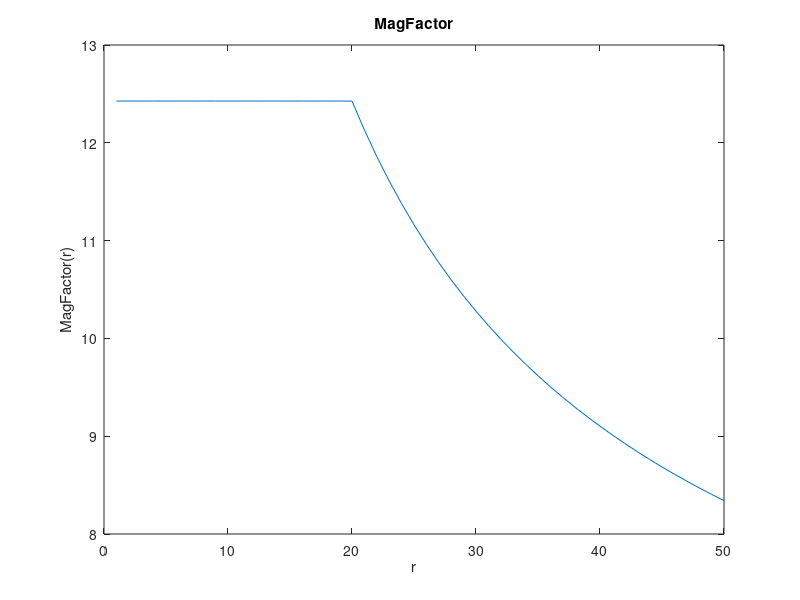

This chart was generated by the following MATLAB code: (Note: this script raises an error after producing the figure.)
% octave file to investigate the widening gaussian projective field
% This is then implemented in the model as the WideningGaussian
% python connection script.

% The neural field size - never changes in this model, so this is
% not a parameter.
W_nfs = 50;

%
% The following will be parameters to the WideningGaussian script
%
% The sigma multiplier from which sigma(r) is computed (as
% sigma_m/M_f +- offsets)
sigma_m = 40

% An offset applied to sigma(r). Needs to be a new parameter.
sigma_0 = 0.3

% E2 participates in the magnification factor. In practice this is
% not changed, but it's still included as a param.
E2 = 2.5

% A right-shift in the magnification factor. Do I want/need this? No.
%rshift = 0;

% A normalisation power
normpower = 0 %1.45

%r = [0+rshift:49+rshift];
r = [1:50]; % 1-50 range here. 0-49 range of srcloc[1] in python
            % WideningGaussian script is bumped up by 1.

M_f = W_nfs ./ ( E2 .* log (( r/(2.*E2) )+1) ); % for r=0, M_f is
                                                % infinity. Python
                                                % can't cope.

fovshift = 20; % Past the foveal region, really, this is where the
               % increase in the sigma starts, for r<fovshift,
               % sigma is sigma_0

M_f_start = W_nfs ./ ( E2 .* log (( fovshift/(2.*E2) )+1) );

M_f(1:fovshift) = M_f_start;

figure(1)
plot (r, M_f);
xlabel('r');
ylabel('MagFactor(r)');
title ('MagFactor');
omsetgrid([2,2]);

_sigma = (sigma_m./M_f) - (sigma_m./M_f_start) + sigma_0;

_SIGMA=repmat(_sigma, 50, 1);

figure(2)
plot (r, _sigma);
xlabel('r');
ylabel('\_sigma(r)');
title('\_sigma(r)');
omsetgrid([3,2]);

dist = [1:50];
DIST = repmat (dist, 50, 1)';

% Power based normalisation
normterm = 1./power(_sigma,normpower);

figure(4)
plot (r, normterm);
title ('normterm(r)');
omsetgrid([4,2]);

GAUSS = normterm.*exp(-0.5.*power(DIST./_SIGMA,2));
figure(3)
surf(GAUSS)
xlabel('r')
ylabel('d')
ylim([1,15])
%view([268 0.1])
view([241,56])
omsetgrid([3,1]);

figure(5);
plot (r, sum(GAUSS, 1));
title('Sum of GAUSS surface (figure 3) along d axis')
%ylim([0 1.25])
omsetgrid([4,1]);

hold_on = 0
if hold_on
    for i = [1 5]
        figure(i); hold on;
    end
end
